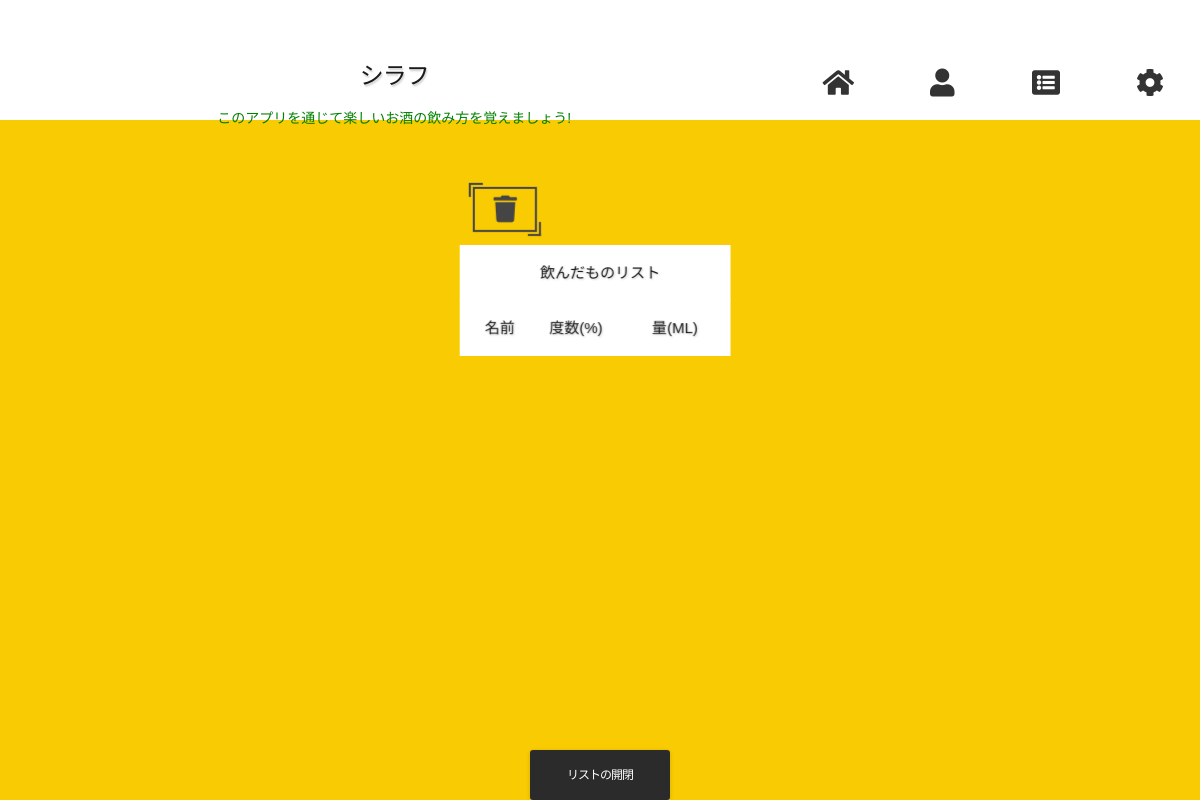
/myapp/database/, run on an earlier commit of the app's database.
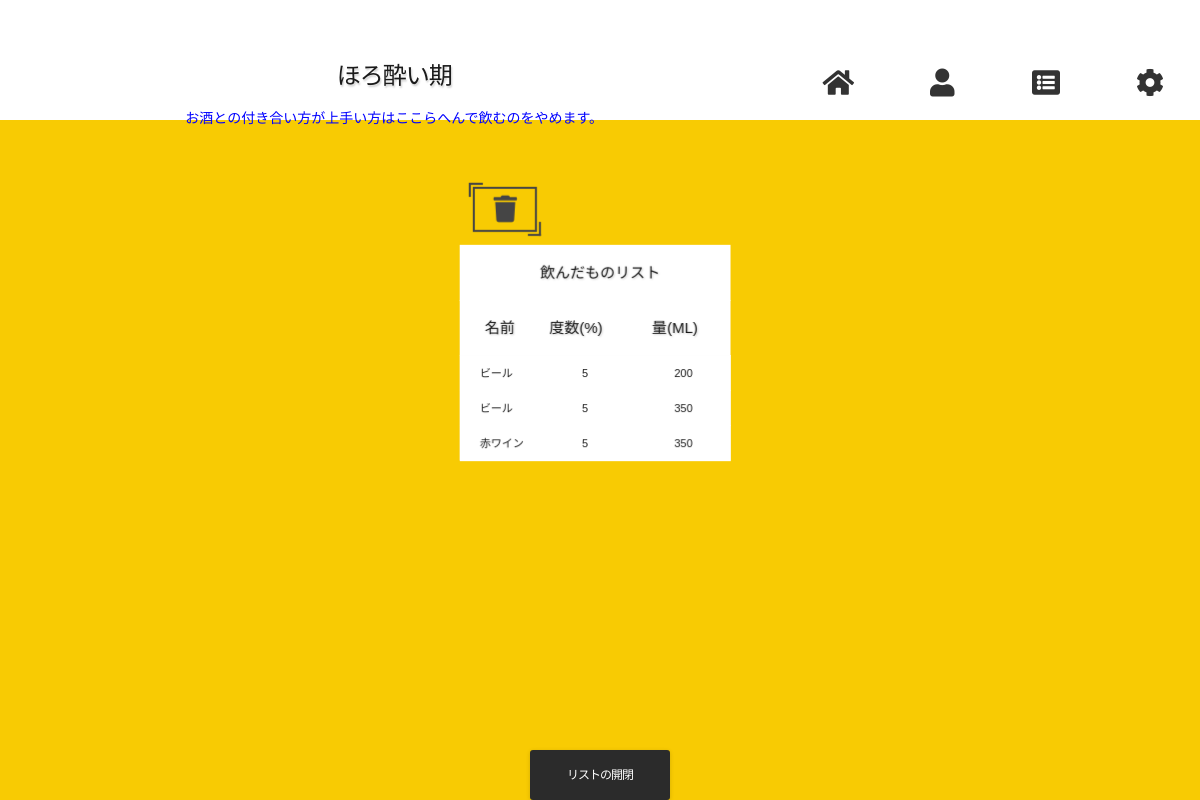
And on a later commit of the database.
### myapp/models.py (models this page shows)
class Alcohol(models.Model):
    DEGREE_CHOICES = (
        ('', '度数を選択してください。'),
        (3, '3%'),
        (4, '4%'),
        (5, '5%'),
        (6, '6%'),
        (7, '7%'),
        (8, '8%'),
        (10, '10%'),
        (12, '12%'),
        (14, '14%'),
        (15, '15%'),
        (17, '17%'),
        (20, '20%'),
        (25, '25%'),
        (30, '30%'),
        (35, '35%'),
        (40, '40%'),
        (45, '45%'),
    )
    VALUE_CHOICES = (
        ('','量(サイズ)を選択してください。'),
        (180, '180ml(1合分)'),
        (200, '200ml(コップ1杯分)'),
        (350, '350ml(通常の1缶分)'),
        (500, '500ml(縦長の1缶分)'),
        (750, '750ml(4合瓶)'),
        (1800, '1800ml(1小瓶)'),
    )
    name = models.CharField(max_length=20, default = NAME)
    degree = models.IntegerField(default=0,choices=DEGREE_CHOICES) #百分率(%)でアルコール濃度の入力
    value = models.IntegerField(default=0,choices=VALUE_CHOICES) #飲んだ量(ml)

### myapp/views.py (the view, shortened to what this page needs)
# urls.py: path('database/', views.database, name='database'),
def database(request):
    params = {
        'title': 'データベース情報',
        'message': 'データベースの全データです。',
        'condition': '',
        'data': [],
        'detail1': '',
        'detail2': '',
        'detail3': '',
        'detail4': '',
    }
    params['data'] = Alcohol.objects.all()
    alcohol_data = Alcohol.objects.all()
    user_info = InfoUser.objects.all().last()
    intake_alcohol = 0.0
    for item in alcohol_data:
        intake_alcohol += item.degree*float(item.value)
    intake_alcohol *= 0.8 #アルコール比重
    result = intake_alcohol /100.0 *0.15 / float(user_info.weight)
    result = round(result,2)
    if result < 0.02:
        params['condition'] = 'シラフ'
        params['message'] = '<font color="green">このアプリを通じて楽しいお酒の飲み方を覚えましょう!</font>'
    elif result < 0.1 :
        params['condition'] = 'ほろ酔い期'
        params['message'] = '<font color="blue">お酒との付き合い方が上手い方はここらへんで飲むのをやめます。</font>'
        params['detail1'] = '手の動きが活発になる'
        params['detail2'] = '抑制がとれる（理性が失われる）'
        params['detail3'] = '体温が上がる'
        params['detail4'] = '脈が速くなる'
    elif result < 0.4 :
        params['condition'] = '泥酔期'
        params['message'] = '<font color="pink">記憶できない状態です。お酒をやめましょう。</font>'
        params['detail1'] = 'まともに立てない'
        params['detail2'] = '意識がはっきりしない'
        params['detail3'] = '言語がめちゃめちゃになる'
    return render(request, 'myapp/database.html', params)

### myapp/templates/myapp/database.html (shortened to what this page needs)
<!DOCTYPE html>
{%load staticfiles%}
<html lang="ja">
<head>
  <link rel="stylesheet" href="https://use.fontawesome.com/releases/v5.5.0/css/all.css"
>
  <link rel="stylesheet" type="text/css" href="{% static 'prj/css/displayData.css'%}"/>
  <link rel="stylesheet" href="{% static 'prj/css/button.css' %}">
  <link rel="stylesheet" href="{% static 'prj/css/styles.css' %}">
</head>
<body>
  <header class="header">
    <nav id="menu">
      <ul>
        <li>
          <a href="{% url 'myapp:home' %}"><i class = "fas fa-home fa-2x"></i></a>
        </li>
        <li>
          <a href="{% url 'myapp:User_View' %}"><i class = "fas fa-user fa-2x"></i></a>
        </li>
        <li>
          <a href="{% url 'myapp:database' %}"><i class = "fas fa-list-alt fa-2x"></i></a>
        </li>
        <li>
          <a href="{% url 'myapp:HowtoUse_View' %}"><i class = "fas fa-cog fa-2x"></i></a>
        </li>
      </ul>
    </nav>
    <h1>{{condition}}</h1>
    {{message|safe}}
</header>
<section class="demo">
  <dl class="list maki">
    <form action="{% url 'myapp:delete' %}" method="post">
      <button  type="submit">
        <i  id = "trash" class="fas fa-trash fa-2x fa-fw"></i>
      </button>
    </form>
    <dt align="center">
      飲んだものリスト
    </dt>
    <dt>
      <tr>
        <th>　名前　　</th>
        <th>度数(%)　　　</th>
        <th>量(ml)</th>
      </tr>
    </dt>
    {% for item in data %}
    <dd>
      <span>{{item.name}}</span>
      <span>{{item.degree}}</span>
      {{item.value}}
    </dd>
    {% endfor %}
  </dl>
  <a href="#" class="toggle">リストの開閉</a>
</section>
</body>
</html>

### static/prj/css/displayData.css (style rules this page uses)
a { -webkit-transition: all 250ms cubic-bezier(0.230, 1.000, 0.320, 1.000); -moz-transition: all 250ms cubic-bezier(0.230, 1.000, 0.320, 1.000); -ms-transition: all 250ms cubic-bezier(0.230, 1.000, 0.320, 1.000); -o-transition: all 250ms cubic-bezier(0.230, 1.000, 0.320, 1.000); transition: all 250ms cubic-bezier(0.230, 1.000, 0.320, 1.000); text-decoration: none; }
.header { text-align: center; position: absolute; z-index: 1; color: #333; width: 100%; top: 5%; }
.header h1 { color: #1b1b1b; letter-spacing: -1px; text-shadow: -2px -1px 1px #fff, 1px 2px 2px rgba(0, 0, 0, 0.2); font-weight: 300; font-size: 24px; }
.list { -webkit-transform-style: preserve-3d; -moz-transform-stle: preserve-3d; -ms-transform-style: preserve-3d; -o-transform-style: preserve-3d; transform-style: preserve-3d; text-transform: uppercase; position: absolute; margin-left: -140px; top: 20%; }
.list dt, .list dd { text-indent: 10px; line-height: 55px; background: #E0FBAC; margin: 0; height: 55px; width: 270px; color: #fff; }
.list dt { color: #1b1b1b; -webkit-transform: translateZ(0.3px); -moz-transform: translateZ(0.3px); -ms-transform: translateZ(0.3px); -o-transform: translateZ(0.3px); transform: translateZ(0.3px); text-shadow: 1px 1px 2px rgba(0, 0, 0, 0.2); font-size: 15px; }
.list dd { color: #1b1b1b; border-top: 1px dashed rgba(255,255,255,0.3); line-height: 35px; font-size: 11px; height: 35px; margin: 0; }
.toggle { -webkit-transform: translateZ(100px); -moz-transform: translateZ(100px); -ms-transform: translateZ(100px); -o-transform: translateZ(100px); transform: translateZ(100px); box-shadow: 0 1px 4px rgba(0,0,0,0.15); border-radius: 3px; text-transform: uppercase; letter-spacing: -1px; line-height: 50px; margin-left: -70px; margin-top: -20px; background: #2b2b2b; text-align: center; font-size: 12px; position: absolute; z-index: 1; height: 50px; bottom: 0%; width: 140px; color: #fff; left: 50%; }
.maki dt, .maki dd, .maki a { background: #fff; }
.maki { -webkit-transform: perspective(600px) translateZ(1px) !important; -moz-transform: perspective(600px) translateZ(1px) !important; -ms-transform: perspective(600px) translateZ(1px) !important; -o-transform: perspective(600px) translateZ(1px) !important; transform: perspective(600px) translateZ(1px) !important; left: 50%; }

### static/prj/css/button.css (style rules this page uses)
* { box-sizing:border-box }
h1 { text-align:center; font-family:comfortaa; font-weight:900; font-size:3em; color:#fff; text-shadow:0em 0.05em 0 rgba(0,0,0,0.35) }
button { color:#454545; background:transparent; border-width:2px; border-style: solid; border-color: #454545; position:relative; margin:1em; display:inline-block; padding:0.5em 1em; transition:all 0.3s ease-in-out; text-align:center; font-family:comfortaa; font-weight:bold }
button:before, button:after { content:''; display:block; position:absolute; border-color:#454545; box-sizing:border-box; border-style:solid; width:1em; height:1em; transition:all 0.3s ease-in-out }
button:before { top:-6px; left:-6px; border-width:2px 0 0 2px; z-index:5; }
button:after { bottom:-6px; right:-6px; border-width:0 2px 2px 0; }

### static/prj/css/styles.css (style rules this page uses)
body { background: #f8cb03; font-size: 14px; font-family: Verdana, sans-serif; margin: 0; color: rgb(22, 2, 2); }
body > section { padding: 60px 0; }
body > section:nth-of-type(odd) { background: #fff; }
header h1 { font-size: 28px; font-weight: normal; }
#menu { position: absolute; top: 100; left: 100; right: 0; background: rgba(20, 0, 0, 0.9); border-radius: 10px; color: #fff; display: none; }
#menu ul { list-style: none; margin: 10; padding: 20px 20px; }
#menu li { line-height: 2; padding: 15px 0px; }
#menu a { text-decoration: none; color: inherit; }
@media (min-width: 912px) { #menu { display: block; position: static; background: transparent; color: #333; } }
@media (min-width: 912px) { #menu ul { padding: 0; float: right; } }
@media (min-width: 912px) { #menu li { display: inline-block; width: 100px; text-align: center; } }
span { display: inline-block; width: 9em; }

What changed in the data, as far as the page shows it:
added Alcohol: name "ビール", degree "5", value "200"
added Alcohol: name "ビール", degree "5", value "350"
added Alcohol: name "赤ワイン", degree "5", value "350"
Also different on the page:
{{ condition }}: "シラフ" → "ほろ酔い期"
{{ message|safe }}: "このアプリを通じて楽しいお酒の飲み方を覚えましょう!" → "お酒との付き合い方が上手い方はここらへんで飲むのをやめます。"
